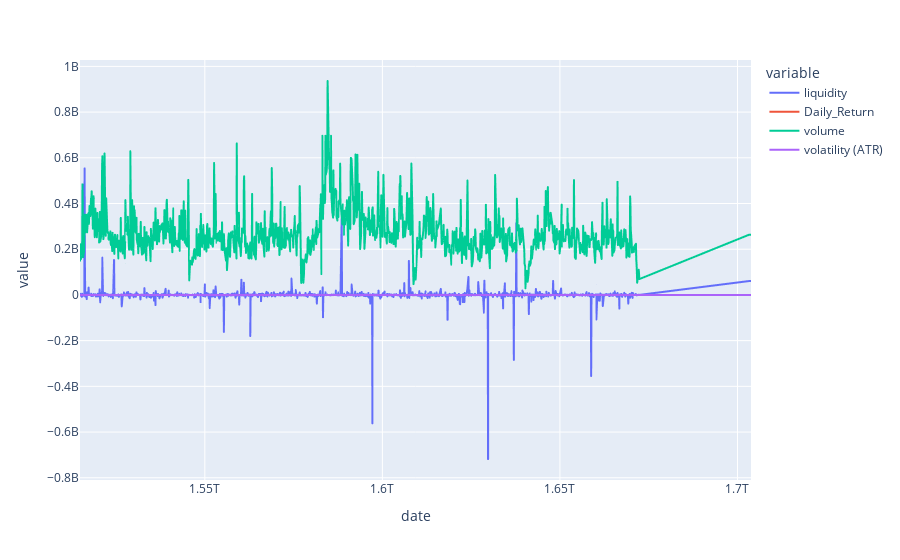

Notebook code cell kept with this figure:
### Code cell
nooutliers.plot(x='date', y=['liquidity', 'Daily_Return',
       'volume', 'volatility (ATR)'], kind='line')

### Figure 1 — Plotly figure (JSON) as saved in the notebook; plotly's stock layout.template omitted (floating-point values rounded to 4 significant figures; data arrays with more than 128 entries replaced by an {"elided": "..."} marker saying what was removed)
{"data": [{"hovertemplate": "variable=liquidity<br>date=%{x}<br>value=%{y}<extra></extra>", "legendgroup": "liquidity", "line": {"color": "#636efa", "dash": "solid"}, "marker": {"symbol": "circle"}, "mode": "lines", "name": "liquidity", "showlegend": true, "type": "scattergl", "x": {"elided": "1215 int values"}, "xaxis": "x", "y": {"elided": "1215 float values"}, "yaxis": "y"}, {"hovertemplate": "variable=Daily_Return<br>date=%{x}<br>value=%{y}<extra></extra>", "legendgroup": "Daily_Return", "line": {"color": "#EF553B", "dash": "solid"}, "marker": {"symbol": "circle"}, "mode": "lines", "name": "Daily_Return", "showlegend": true, "type": "scattergl", "x": {"elided": "1215 int values"}, "xaxis": "x", "y": {"elided": "1215 float values"}, "yaxis": "y"}, {"hovertemplate": "variable=volume<br>date=%{x}<br>value=%{y}<extra></extra>", "legendgroup": "volume", "line": {"color": "#00cc96", "dash": "solid"}, "marker": {"symbol": "circle"}, "mode": "lines", "name": "volume", "showlegend": true, "type": "scattergl", "x": {"elided": "1215 int values"}, "xaxis": "x", "y": {"elided": "1215 float values"}, "yaxis": "y"}, {"hovertemplate": "variable=volatility (ATR)<br>date=%{x}<br>value=%{y}<extra></extra>", "legendgroup": "volatility (ATR)", "line": {"color": "#ab63fa", "dash": "solid"}, "marker": {"symbol": "circle"}, "mode": "lines", "name": "volatility (ATR)", "showlegend": true, "type": "scattergl", "x": {"elided": "1215 int values"}, "xaxis": "x", "y": {"elided": "1215 float values"}, "yaxis": "y"}], "layout": {"legend": {"title": {"text": "variable"}, "tracegroupgap": 0}, "margin": {"t": 60}, "xaxis": {"anchor": "y", "domain": [0, 1], "title": {"text": "date"}}, "yaxis": {"anchor": "x", "domain": [0, 1], "title": {"text": "value"}}}}
